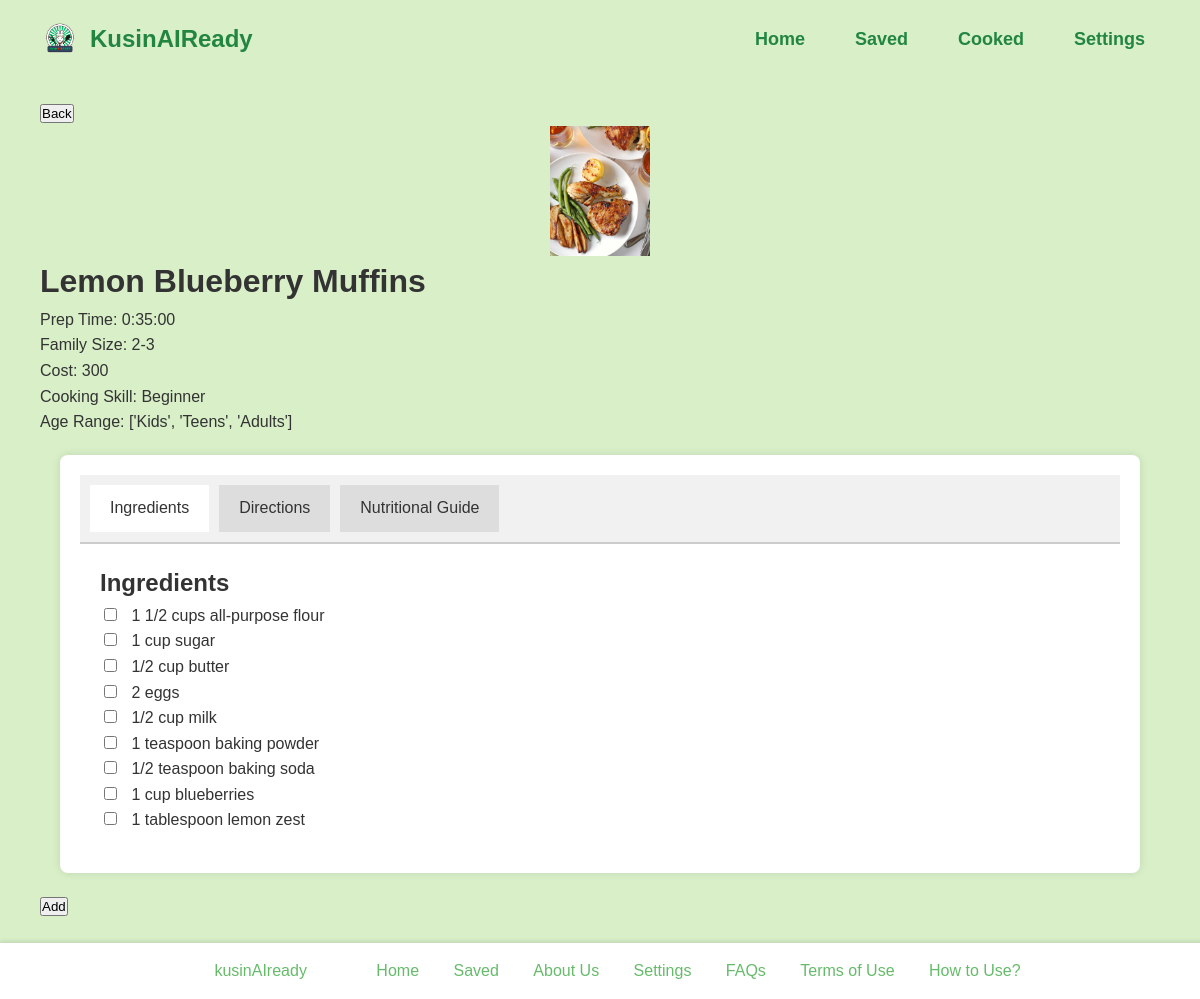
/homedish/6/ (signed in), run on the app's committed database.
### kusinaiapp/models.py (models this page shows, shortened)
class Dish(models.Model):
    id = models.AutoField(primary_key=True)
    dish_name = models.CharField(max_length=200)
    preparation_time = models.DurationField()
    ingredient_list = models.TextField()
    number_of_servings = models.CharField(max_length=50)
    procedure = models.TextField()
    nutritional_guide = models.TextField()
    skills_needed = models.CharField(max_length=200)
    age_range_that_can_eat = models.JSONField()
    cost = models.IntegerField()
    dish_image = models.ImageField(upload_to='dish_images/')
    meal_type = models.ManyToManyField(MealType)
    approved = models.BooleanField(default=False)

### kusinaiapp/views.py (the view)
# urls.py: path('homedish/<int:dish_id>/', views.homedish, name='homedish'),
@login_required
def homedish(request, dish_id):
    try:
        dish = Dish.objects.get(id=dish_id)
    except Dish.DoesNotExist:
        return HttpResponse('Dish not found', status=404)
    ingredients = dish.ingredient_list.split(',')
    steps = dish.procedure.split('\n') if dish.procedure else []
    meal_type = request.GET.get('meal_type', 'Recommended Dishes')
    budget = request.GET.get('budget', '')
    context = {
        'dish': dish,
        'ingredients': ingredients,  # Add processed ingredients to context
        'steps': steps,  # Add processed steps to context
        'selected_meal_type': meal_type,
        'selected_budget': budget
    }
    return render(request, 'homedish.html', context)

### templates/homedish.html (shortened to what this page needs)
<!DOCTYPE html>
<html lang="en">
<head>
    {% load static %}
    <link rel="stylesheet" href="{% static 'css/style.css' %}">
</head>
<body>
    <header>
        <div class="logo">
            <img src="{% static 'images/logo.png' %}" alt="KusinAIReady Logo">
            KusinAIReady
        </div>
        <div class="nav-menu">
            <div class="nav-links">
                <a href="{% url 'home' %}">Home</a>
                <a href="{% url 'saved' %}">Saved</a>
                <a href="{% url 'cooked' %}">Cooked</a>
                <a href="{% url 'settings' %}">Settings</a>
            </div>
        </div>
    </header>
    <main>
        <button class="back-button" onclick="window.history.back()">Back</button>
        <div class="dish-details">
            <img src="{{ dish.dish_image.url }}" alt="{{ dish.dish_name }}">
            <h1>{{ dish.dish_name }}</h1>
            <p>Prep Time: {{ dish.preparation_time }}</p>
            <p>Family Size: {{ dish.number_of_servings }}</p>
            <p>Cost: {{ dish.cost }}</p>
            <p>Cooking Skill: {{ dish.skills_needed }}</p>
            <p>Age Range: {{ dish.age_range_that_can_eat }}</p>
        </div>
        <div class="panel">
            <div class="tabs">
                <div class="tab active" data-tab="ingredients">Ingredients</div>
                <div class="tab" data-tab="directions">Directions</div>
                <div class="tab" data-tab="nutritional">Nutritional Guide</div>
            </div>
            <div class="tab-content ingredients active">
                <h2>Ingredients</h2>
                {% for ingredient in ingredients %}
                    <div>
                        <input type="checkbox" id="ingredient_{{ forloop.counter }}" class="ingredient-checkbox">
                        <label for="ingredient_{{ forloop.counter }}">{{ ingredient }}</label>
                    </div>
                {% endfor %}
            </div>
        </div>
        <button class="add-button" type="button" onclick="openModal('{{ dish.id }}')">Add</button>
    </main>
    <footer>
        <div class="footer-left">kusinAIready</div>
        <div class="footer-right">
            <a href="{% url 'home' %}">Home</a>
            <a href="{% url 'saved' %}">Saved</a>
            <a href="{% url 'about' %}">About Us</a>
            <a href="{% url 'settings' %}">Settings</a>
            <a href="{% url 'faqs' %}">FAQs</a>
            <a href="{% url 'terms' %}">Terms of Use</a>
            <a href="{% url 'tutorial' %}">How to Use?</a>
        </div>
    </footer>
</body>
</html>

### static/css/style.css (style rules this page uses)
body, h1, h2, h3, p, button { margin: 0; padding: 0; box-sizing: border-box; }
body { font-family: 'Montserrat', sans-serif; line-height: 1.6; color: #333; background-color: #D8EFC8; padding-bottom: 60px; margin: 0 auto; max-width: 1200px; }
header { background-color: #D8EFC8; padding: 15px 40px; display: flex; justify-content: space-between; align-items: center; position: fixed; width: 100%; top: 0; left: 0; z-index: 1000; box-sizing: border-box; }
header .logo { display: flex; align-items: center; font-size: 24px; font-weight: bold; color: #228540; }
header .logo img { width: 40px; height: auto; margin-right: 10px; }
header .nav-menu { display: flex; justify-content: flex-end; flex-grow: 1; position: relative; }
header .nav-links { display: flex; justify-content: center; gap: 20px; }
header .nav-links a { color: #228540; text-decoration: none; padding: 10px 15px; font-weight: bold; font-size: 18px; transition: color 0.3s ease; }
main { padding: 100px 40px 20px; margin: 0 auto; max-width: 1200px; }
footer { background-color: #ffffff; color: #66BB6A; padding: 15px 25px; text-align: center; width: 100%; position: fixed; bottom: 0; left: 0; z-index: 1000; box-shadow: 0 -2px 4px rgba(0, 0, 0, 0.1); }
footer .footer-left, footer .footer-right { display: inline-block; padding: 0 25px; }
footer .footer-right a { color: #66BB6A; text-decoration: none; padding: 0 15px; transition: color 0.3s ease; }
footer::after { content: ""; display: table; clear: both; }
.dish-details img { width: 100px; height: 130px; object-fit: cover; display: block; margin: 0 auto; }

### templates/homedish.html (style rules this page uses)
.panel { background-color: #fff; padding: 20px; border-radius: 8px; box-shadow: 0 0 10px rgba(0, 0, 0, 0.1); margin: 20px; }
.tabs { display: flex; cursor: pointer; padding: 10px; background: #f1f1f1; border-bottom: 2px solid #ccc; }
.tab { padding: 10px 20px; margin-right: 10px; background: #ddd; }
.tab.active { background: #fff; border-bottom: 2px solid #fff; }
.tab-content { display: none; padding: 20px; }
.tab-content.active { display: block; }
.ingredient-checkbox { margin-right: 10px; }

### data on the page
Dish: dish_image (picture), dish_name "Lemon Blueberry Muffins", preparation_time "0:35:00", number_of_servings "2-3", cost "300", skills_needed "Beginner", age_range_that_can_eat "['Kids', 'Teens', 'Adults']"

### other printed values
{{ ingredient }} "1 1/2 cups all-purpose flour" "1 cup sugar" "1/2 cup butter" "2 eggs" "1/2 cup milk" "1 teaspoon baking powder" "1/2 teaspoon baking soda" "1 cup blueberries" "1 tablespoon lemon zest"
